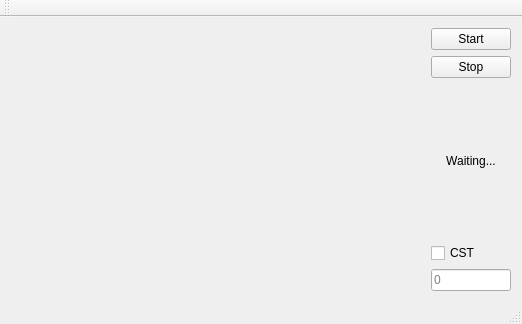
<?xml version="1.0" encoding="UTF-8"?>
<ui version="4.0">
 <class>MainWindow</class>
 <widget class="QMainWindow" name="MainWindow">
  <property name="geometry">
   <rect>
    <x>0</x>
    <y>0</y>
    <width>522</width>
    <height>324</height>
   </rect>
  </property>
  <property name="windowTitle">
   <string>MainWindow</string>
  </property>
  <widget class="QWidget" name="centralWidget">
   <layout class="QGridLayout" name="gridLayout">
    <item row="0" column="1">
     <widget class="QPushButton" name="startButton">
      <property name="text">
       <string>Start</string>
      </property>
     </widget>
    </item>
    <item row="2" column="1">
     <widget class="QLabel" name="label">
      <property name="text">
       <string>Waiting...</string>
      </property>
      <property name="alignment">
       <set>Qt::AlignCenter</set>
      </property>
     </widget>
    </item>
    <item row="1" column="1">
     <widget class="QPushButton" name="stopButton">
      <property name="text">
       <string>Stop</string>
      </property>
     </widget>
    </item>
    <item row="0" column="0" rowspan="5">
     <widget class="QCustomPlot" name="widget" native="true">
      <property name="sizePolicy">
       <sizepolicy hsizetype="Expanding" vsizetype="Expanding">
        <horstretch>0</horstretch>
        <verstretch>0</verstretch>
       </sizepolicy>
      </property>
     </widget>
    </item>
    <item row="4" column="1">
     <widget class="QLineEdit" name="le_torque_ref">
      <property name="sizePolicy">
       <sizepolicy hsizetype="Fixed" vsizetype="Fixed">
        <horstretch>0</horstretch>
        <verstretch>0</verstretch>
       </sizepolicy>
      </property>
      <property name="maximumSize">
       <size>
        <width>80</width>
        <height>16777215</height>
       </size>
      </property>
      <property name="placeholderText">
       <string>0</string>
      </property>
     </widget>
    </item>
    <item row="3" column="1">
     <widget class="QCheckBox" name="cb_torque_mode">
      <property name="text">
       <string>CST</string>
      </property>
     </widget>
    </item>
   </layout>
  </widget>
  <widget class="QMenuBar" name="menuBar">
   <property name="geometry">
    <rect>
     <x>0</x>
     <y>0</y>
     <width>522</width>
     <height>22</height>
    </rect>
   </property>
  </widget>
  <widget class="QToolBar" name="mainToolBar">
   <attribute name="toolBarArea">
    <enum>TopToolBarArea</enum>
   </attribute>
   <attribute name="toolBarBreak">
    <bool>false</bool>
   </attribute>
  </widget>
  <widget class="QStatusBar" name="statusBar"/>
 </widget>
 <layoutdefault spacing="6" margin="11"/>
 <customwidgets>
  <customwidget>
   <class>QCustomPlot</class>
   <extends>QWidget</extends>
   <header>qcustomplot.h</header>
   <container>1</container>
  </customwidget>
 </customwidgets>
 <resources/>
 <connections/>
</ui>
